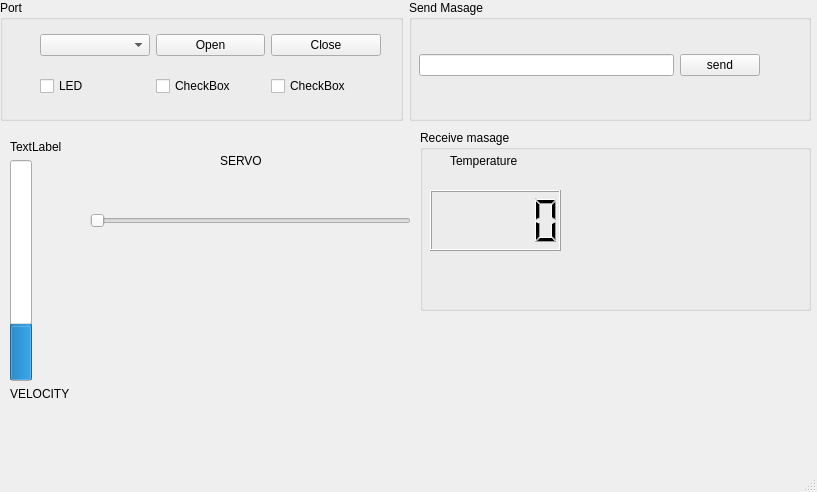
<?xml version="1.0" encoding="UTF-8"?>
<ui version="4.0">
 <class>MainWindow</class>
 <widget class="QMainWindow" name="MainWindow">
  <property name="geometry">
   <rect>
    <x>0</x>
    <y>0</y>
    <width>817</width>
    <height>492</height>
   </rect>
  </property>
  <property name="windowTitle">
   <string>MainWindow</string>
  </property>
  <widget class="QWidget" name="centralwidget">
   <widget class="QWidget" name="layoutWidget">
    <property name="geometry">
     <rect>
      <x>0</x>
      <y>0</y>
      <width>811</width>
      <height>121</height>
     </rect>
    </property>
    <layout class="QHBoxLayout" name="horizontalLayout_4">
     <item>
      <widget class="QGroupBox" name="groupBox_2">
       <property name="title">
        <string>Port</string>
       </property>
       <widget class="QWidget" name="layoutWidget">
        <property name="geometry">
         <rect>
          <x>40</x>
          <y>20</y>
          <width>341</width>
          <height>91</height>
         </rect>
        </property>
        <layout class="QVBoxLayout" name="verticalLayout">
         <item>
          <layout class="QHBoxLayout" name="horizontalLayout">
           <item>
            <widget class="QComboBox" name="comL"/>
           </item>
           <item>
            <widget class="QPushButton" name="openB">
             <property name="text">
              <string>Open</string>
             </property>
            </widget>
           </item>
           <item>
            <widget class="QPushButton" name="closeB">
             <property name="text">
              <string>Close</string>
             </property>
            </widget>
           </item>
          </layout>
         </item>
         <item>
          <layout class="QHBoxLayout" name="horizontalLayout_3">
           <item>
            <widget class="QCheckBox" name="ledC">
             <property name="text">
              <string>LED</string>
             </property>
            </widget>
           </item>
           <item>
            <widget class="QCheckBox" name="checkBox">
             <property name="text">
              <string>CheckBox</string>
             </property>
            </widget>
           </item>
           <item>
            <widget class="QCheckBox" name="checkBox_2">
             <property name="text">
              <string>CheckBox</string>
             </property>
            </widget>
           </item>
          </layout>
         </item>
        </layout>
       </widget>
      </widget>
     </item>
     <item>
      <widget class="QGroupBox" name="groupBox">
       <property name="title">
        <string>Send Masage</string>
       </property>
       <widget class="QWidget" name="layoutWidget">
        <property name="geometry">
         <rect>
          <x>10</x>
          <y>20</y>
          <width>341</width>
          <height>91</height>
         </rect>
        </property>
        <layout class="QHBoxLayout" name="horizontalLayout_2">
         <item>
          <widget class="QLineEdit" name="fieldS"/>
         </item>
         <item>
          <widget class="QPushButton" name="sendB">
           <property name="text">
            <string>send</string>
           </property>
          </widget>
         </item>
        </layout>
       </widget>
      </widget>
     </item>
    </layout>
   </widget>
   <widget class="QWidget" name="layoutWidget">
    <property name="geometry">
     <rect>
      <x>10</x>
      <y>140</y>
      <width>71</width>
      <height>261</height>
     </rect>
    </property>
    <layout class="QVBoxLayout" name="verticalLayout_2">
     <item>
      <widget class="QLabel" name="velocityL">
       <property name="text">
        <string>TextLabel</string>
       </property>
      </widget>
     </item>
     <item>
      <widget class="QProgressBar" name="speedBar">
       <property name="value">
        <number>24</number>
       </property>
       <property name="orientation">
        <enum>Qt::Vertical</enum>
       </property>
      </widget>
     </item>
     <item>
      <widget class="QLabel" name="label">
       <property name="text">
        <string>VELOCITY</string>
       </property>
      </widget>
     </item>
    </layout>
   </widget>
   <widget class="QGroupBox" name="groupBox_3">
    <property name="geometry">
     <rect>
      <x>420</x>
      <y>130</y>
      <width>391</width>
      <height>181</height>
     </rect>
    </property>
    <property name="title">
     <string>Receive masage</string>
    </property>
    <widget class="QLabel" name="label_2">
     <property name="geometry">
      <rect>
       <x>30</x>
       <y>20</y>
       <width>81</width>
       <height>21</height>
      </rect>
     </property>
     <property name="text">
      <string>Temperature</string>
     </property>
    </widget>
    <widget class="QLCDNumber" name="lcdT">
     <property name="geometry">
      <rect>
       <x>10</x>
       <y>60</y>
       <width>131</width>
       <height>61</height>
      </rect>
     </property>
    </widget>
   </widget>
   <widget class="QSlider" name="servoSlider">
    <property name="geometry">
     <rect>
      <x>90</x>
      <y>180</y>
      <width>321</width>
      <height>81</height>
     </rect>
    </property>
    <property name="maximum">
     <number>90</number>
    </property>
    <property name="orientation">
     <enum>Qt::Horizontal</enum>
    </property>
   </widget>
   <widget class="QLabel" name="label_3">
    <property name="geometry">
     <rect>
      <x>220</x>
      <y>150</y>
      <width>71</width>
      <height>21</height>
     </rect>
    </property>
    <property name="text">
     <string>SERVO</string>
    </property>
   </widget>
  </widget>
  <widget class="QMenuBar" name="menubar">
   <property name="geometry">
    <rect>
     <x>0</x>
     <y>0</y>
     <width>817</width>
     <height>26</height>
    </rect>
   </property>
  </widget>
  <widget class="QStatusBar" name="statusbar"/>
 </widget>
 <resources/>
 <connections/>
</ui>
